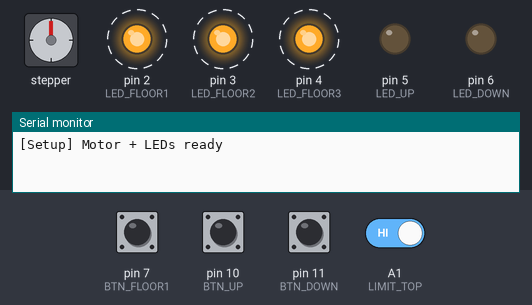
The sketch below on a simulated Arduino Uno, built with avr-gcc and run on an emulated ATmega328P. On the bench: stepper motor, output pins drawn as LEDs (lit = HIGH), the last lines printed to the serial monitor. Wiring (inferred from the names in the program): stepper motor driver (200 steps per turn assumed): step pin 13; direction A3. Dashed ring = blinking. The test bench sets the inputs (shaded band); at power-on: A1 (LIMIT_TOP), pin 7 (BTN_FLOOR1), pin 10 (BTN_UP), pin 11 (BTN_DOWN) HIGH. Pins used as bus, display or sensor lines are not drawn.

Above: at 1.25 s.
1.3 s: A1 (LIMIT_TOP) driven LOW
At 2.5 s:
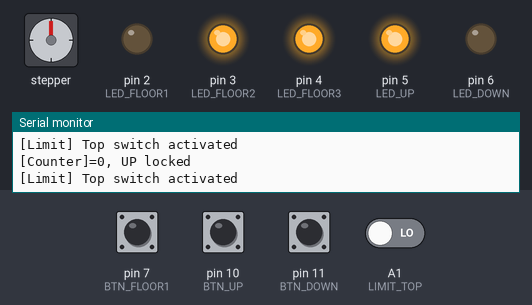
2.8 s: pin 11 (BTN_DOWN) pulled LOW for 0.15 s
At 4.0 s:
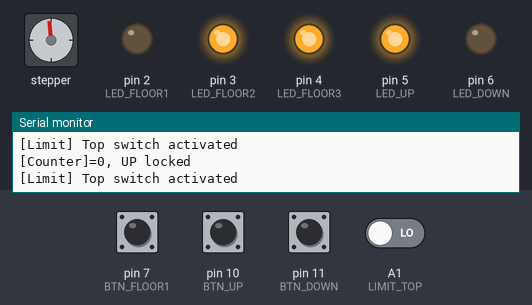
4.4 s: pin 7 (BTN_FLOOR1) pulled LOW for 0.15 s
At 4.9 s:
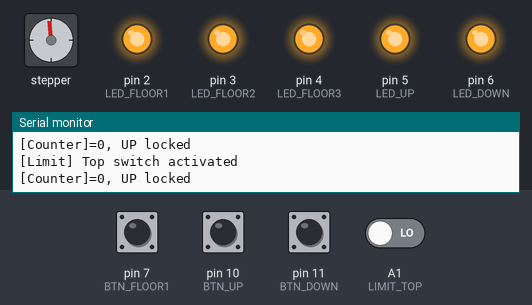
Timing chart, 0 to 7.4 s (numbered marks = the images above; inputs shaded):
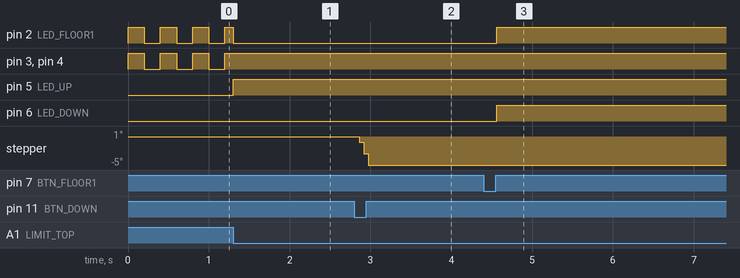

The sketch:

Elevator_led_test.ino
```cpp
// Continuous Motor Control with Counter, Limit Switch, and LED Indication

#include <Arduino.h>

// Pin Definitions
#define BTN_UP        10    // UP button (INPUT_PULLUP)
#define BTN_DOWN      11    // DOWN button (INPUT_PULLUP)
#define BTN_FLOOR1    7     // Floor1 limit set button (INPUT_PULLUP)
#define PIN_STEP      13    // Stepper STEP pin
#define PIN_DIR       A3    // Stepper DIR pin
#define LIMIT_TOP     A1    // Top limit switch (INPUT_PULLUP)

// LED Pins (active-low: LOW = ON)
#define LED_UP        5     // UP LED
#define LED_DOWN      6     // DOWN LED
#define LED_FLOOR1    2     // Floor1 LED (blink fast)
#define LED_FLOOR2    3     // Floor2 LED
#define LED_FLOOR3    4     // Floor3 LED

// Timing constants
const unsigned int STEP_DELAY       = 1000;  // us between motor steps
const unsigned long BLINK_INTERVAL  = 200;   // ms for floor LEDs fast blink

// State tracking
long positionCounter    = 0;
bool upperLimitLocked   = false;   // locks UP after top limit
bool lowerLimitSet      = false;
long lowerLimit         = 0;       // threshold for DOWN movement

// Edge tracking
bool lastFloor1State    = HIGH;
bool lastLimitState     = HIGH;

// LED blink state for floor LEDs
unsigned long blinkLastTime = 0;
bool blinkState            = false;

void setup() {
  Serial.begin(9600);
  while (!Serial);
  Serial.println("[Setup] Motor + LEDs ready");

  // Configure inputs
  pinMode(BTN_UP, INPUT_PULLUP);
  pinMode(BTN_DOWN, INPUT_PULLUP);
  pinMode(BTN_FLOOR1, INPUT_PULLUP);
  pinMode(LIMIT_TOP, INPUT_PULLUP);

  // Configure motor outputs
  pinMode(PIN_STEP, OUTPUT);
  pinMode(PIN_DIR, OUTPUT);

  // Configure LED outputs (active-low)
  pinMode(LED_UP, OUTPUT);
  pinMode(LED_DOWN, OUTPUT);
  pinMode(LED_FLOOR1, OUTPUT);
  pinMode(LED_FLOOR2, OUTPUT);
  pinMode(LED_FLOOR3, OUTPUT);

  // Turn off LEDs initially
  digitalWrite(LED_UP, HIGH);
  digitalWrite(LED_DOWN, HIGH);
  digitalWrite(LED_FLOOR1, HIGH);
  digitalWrite(LED_FLOOR2, HIGH);
  digitalWrite(LED_FLOOR3, HIGH);
}

void loop() {
  unsigned long now = millis();

  // Read inputs
  bool upHeld     = (digitalRead(BTN_UP) == LOW);
  bool downHeld   = (digitalRead(BTN_DOWN) == LOW);
  bool floor1     = (digitalRead(BTN_FLOOR1) == LOW);
  bool topSwitch  = (digitalRead(LIMIT_TOP) == LOW);

  // Handle top limit (edge)
  if (topSwitch && lastLimitState == HIGH) {
    Serial.println("[Limit] Top switch activated");
    positionCounter = 0;
    upperLimitLocked = true;
    Serial.println("[Counter]=0, UP locked");
  }
  lastLimitState = topSwitch;

  // Handle lower limit set by Floor1 (edge)
  if (floor1 && lastFloor1State == HIGH) {
    lowerLimitSet = true;
    lowerLimit = positionCounter;
    Serial.print("[LimitLow] set="); Serial.println(lowerLimit);
  }
  lastFloor1State = floor1;

  // Update blink state for floor LEDs
  if (now - blinkLastTime >= BLINK_INTERVAL) {
    blinkLastTime = now;
    blinkState = !blinkState;
  }

  // Floor LED logic: blink fast until upper limit set
  if (!upperLimitLocked) {
    digitalWrite(LED_FLOOR1, blinkState ? LOW : HIGH);
    digitalWrite(LED_FLOOR2, blinkState ? LOW : HIGH);
    digitalWrite(LED_FLOOR3, blinkState ? LOW : HIGH);
  } else {
    // After upper limit: Floor1 on until lower limit set, others off
    digitalWrite(LED_FLOOR1, lowerLimitSet ? HIGH : LOW);
    digitalWrite(LED_FLOOR2, HIGH);
    digitalWrite(LED_FLOOR3, HIGH);
  }

  // UP/DOWN LED logic: glow when active (available to move)
  // UP active if UP command allowed
  if (!upperLimitLocked || positionCounter > 0) {
    digitalWrite(LED_UP, LOW);
  } else {
    digitalWrite(LED_UP, HIGH);
  }

  // DOWN active if DOWN command allowed
  if (!lowerLimitSet || positionCounter < lowerLimit) {
    digitalWrite(LED_DOWN, LOW);
  } else {
    digitalWrite(LED_DOWN, HIGH);
  }

  // Motor control
  if (upHeld && (!upperLimitLocked || positionCounter > 0)) {
    digitalWrite(PIN_DIR, HIGH);
    stepOnce(); positionCounter--; }
  if (downHeld && (!lowerLimitSet || positionCounter < lowerLimit)) {
    digitalWrite(PIN_DIR, LOW);
    stepOnce(); positionCounter++; }
}

void stepOnce() {
  digitalWrite(PIN_STEP, HIGH);
  delayMicroseconds(STEP_DELAY);
  digitalWrite(PIN_STEP, LOW);
  delayMicroseconds(STEP_DELAY);
}
```

Measured:
- after the input at 1.3 s, pin 3 (LED_FLOOR2), pin 4 (LED_FLOOR3): stops changing and stays HIGH; pin 5 (LED_UP): LOW → HIGH at once
- after the input at 4.4 s, pin 2 (LED_FLOOR1), pin 6 (LED_DOWN): LOW → HIGH after 0.16 s
- by itself, pin 3 (LED_FLOOR2), pin 4 (LED_FLOOR3): alternates HIGH for 0.20 s and LOW for 0.20 s
